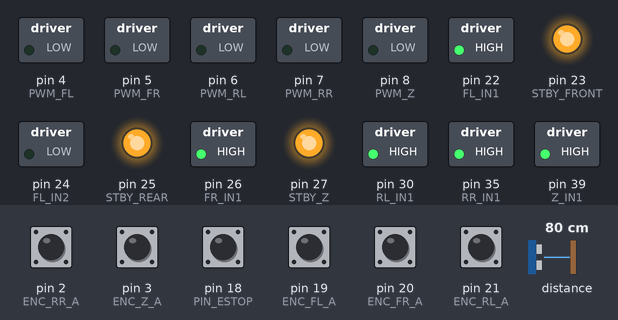
A sketch run on a simulated Arduino Mega 2560, built with avr-gcc and run on an emulated ATmega2560. On the bench: switched loads named in the sketch (green lamp = pin HIGH), output pins drawn as LEDs (lit = HIGH). The inputs (shaded band) are chosen by the test bench; at power-on: pin 2 (ENC_RR_A), pin 3 (ENC_Z_A), pin 18 (PIN_ESTOP), pin 19 (ENC_FL_A), pin 20 (ENC_FR_A), pin 21 (ENC_RL_A) HIGH, distance to the obstacle 80 cm. What the sketch prints to the serial monitor is not drawn.

Above: at 0.1 s.
At 0.7 s:
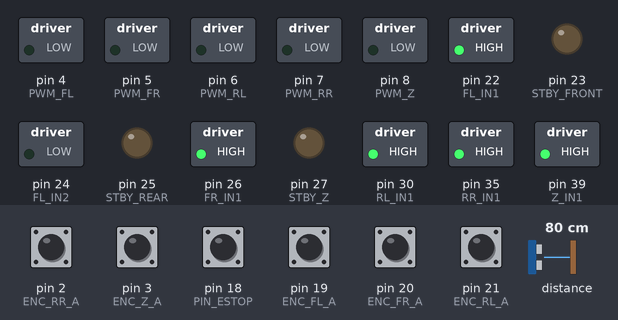
Timing chart, 0 to 2.2 s (numbered marks = the images above):
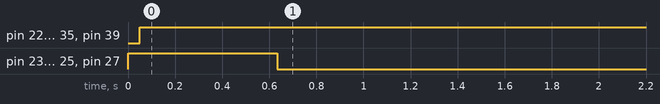

Measured:
- by itself, pin 22 (FL_IN1), pin 26 (FR_IN1), pin 30 (RL_IN1), pin 35 (RR_IN1), pin 39 (Z_IN1): LOW → HIGH at 0.05 s
- by itself, pin 23 (STBY_FRONT), pin 25 (STBY_REAR), pin 27 (STBY_Z): HIGH → LOW at 0.63 s

The sketch:

rover_firmware.ino
```cpp
#include <Wire.h>
#include <Adafruit_VL53L0X.h>

const uint8_t STBY_FRONT = 23;
const uint8_t STBY_REAR = 25;
const uint8_t STBY_Z = 27;

const uint8_t PWM_FL = 4; const uint8_t FL_IN1 = 22; const uint8_t FL_IN2 = 24;
const uint8_t PWM_FR = 5; const uint8_t FR_IN1 = 26; const uint8_t FR_IN2 = 28;
const uint8_t PWM_RL = 6; const uint8_t RL_IN1 = 30; const uint8_t RL_IN2 = 32;
const uint8_t PWM_RR = 7; const uint8_t RR_IN1 = 35; const uint8_t RR_IN2 = 37;
const uint8_t PWM_Z = 8; const uint8_t Z_IN1 = 39; const uint8_t Z_IN2 = 41;

const uint8_t PIN_ESTOP = 18;
const uint8_t ENC_FL_A = 19; const uint8_t ENC_FL_B = 34;
const uint8_t ENC_FR_A = 20; const uint8_t ENC_FR_B = 36;
const uint8_t ENC_RL_A = 21; const uint8_t ENC_RL_B = 38;
const uint8_t ENC_RR_A = 2;  const uint8_t ENC_RR_B = 40;
const uint8_t ENC_Z_A = 3;   const uint8_t ENC_Z_B = 42;

const uint8_t LIMIT_Z_BOTTOM = 44; const uint8_t LIMIT_Z_TOP = 46;

Adafruit_VL53L0X lox = Adafruit_VL53L0X();

volatile long ticks_fl = 0, ticks_fr = 0, ticks_rl = 0, ticks_rr = 0, ticks_z = 0;
volatile bool emergency_stopped = false;
unsigned long last_heartbeat = 0;

float target_v_left = 0.0, target_v_right = 0.0;
long target_z_ticks = 0;

float kp_xy = 1.5, ki_xy = 0.2, kd_xy = 0.1;
long prev_fl = 0, prev_fr = 0, prev_rl = 0, prev_rr = 0;
float sum_fl = 0, sum_fr = 0, sum_rl = 0, sum_rr = 0;
float last_err_fl = 0, last_err_fr = 0, last_err_rl = 0, last_err_rr = 0;

float kp_z = 2.0, kd_z = 0.5;
long last_z_err = 0;

void isr_estop() {
  emergency_stopped = true;
  digitalWrite(STBY_FRONT, LOW); digitalWrite(STBY_REAR, LOW); digitalWrite(STBY_Z, LOW);
}
void isr_fl() { (digitalRead(ENC_FL_B) == HIGH) ? ticks_fl++ : ticks_fl--; }
void isr_fr() { (digitalRead(ENC_FR_B) == HIGH) ? ticks_fr++ : ticks_fr--; }
void isr_rl() { (digitalRead(ENC_RL_B) == HIGH) ? ticks_rl++ : ticks_rl--; }
void isr_rr() { (digitalRead(ENC_RR_B) == HIGH) ? ticks_rr++ : ticks_rr--; }
void isr_z()  { (digitalRead(ENC_Z_B) == HIGH)  ? ticks_z++  : ticks_z--; }

void setup() {
  Serial.begin(115200); Wire.begin();

  pinMode(STBY_FRONT, OUTPUT); pinMode(STBY_REAR, OUTPUT); pinMode(STBY_Z, OUTPUT);
  digitalWrite(STBY_FRONT, HIGH); digitalWrite(STBY_REAR, HIGH); digitalWrite(STBY_Z, HIGH);

  pinMode(PWM_FL, OUTPUT); pinMode(FL_IN1, OUTPUT); pinMode(FL_IN2, OUTPUT);
  pinMode(PWM_FR, OUTPUT); pinMode(FR_IN1, OUTPUT); pinMode(FR_IN2, OUTPUT);
  pinMode(PWM_RL, OUTPUT); pinMode(RL_IN1, OUTPUT); pinMode(RL_IN2, OUTPUT);
  pinMode(PWM_RR, OUTPUT); pinMode(RR_IN1, OUTPUT); pinMode(RR_IN2, OUTPUT);
  pinMode(PWM_Z, OUTPUT);  pinMode(Z_IN1, OUTPUT);  pinMode(Z_IN2, OUTPUT);

  pinMode(ENC_FL_A, INPUT_PULLUP); pinMode(ENC_FL_B, INPUT_PULLUP);
  pinMode(ENC_FR_A, INPUT_PULLUP); pinMode(ENC_FR_B, INPUT_PULLUP);
  pinMode(ENC_RL_A, INPUT_PULLUP); pinMode(ENC_RL_B, INPUT_PULLUP);
  pinMode(ENC_RR_A, INPUT_PULLUP); pinMode(ENC_RR_B, INPUT_PULLUP);
  pinMode(ENC_Z_A, INPUT_PULLUP);  pinMode(ENC_Z_B, INPUT_PULLUP);

  pinMode(LIMIT_Z_BOTTOM, INPUT_PULLUP); pinMode(LIMIT_Z_TOP, INPUT_PULLUP);
  pinMode(PIN_ESTOP, INPUT_PULLUP);

  attachInterrupt(digitalPinToInterrupt(PIN_ESTOP), isr_estop, FALLING);
  attachInterrupt(digitalPinToInterrupt(ENC_FL_A), isr_fl, RISING);
  attachInterrupt(digitalPinToInterrupt(ENC_FR_A), isr_fr, RISING);
  attachInterrupt(digitalPinToInterrupt(ENC_RL_A), isr_rl, RISING);
  attachInterrupt(digitalPinToInterrupt(ENC_RR_A), isr_rr, RISING);
  attachInterrupt(digitalPinToInterrupt(ENC_Z_A), isr_z, RISING);

  if (!lox.begin()) { Serial.println("ERR:VL53L0X_FAIL"); }
  last_heartbeat = millis();
}

void setMotor(uint8_t pwm_pin, uint8_t in1, uint8_t in2, int speed) {
  if (emergency_stopped) speed = 0;
  if (speed >= 0) { digitalWrite(in1, HIGH); digitalWrite(in2, LOW); }
  else { digitalWrite(in1, LOW); digitalWrite(in2, HIGH); }
  analogWrite(pwm_pin, constrain(abs(speed), 0, 255));
}

void loop() {
  if (millis() - last_heartbeat > 600) isr_estop();

  if (Serial.available() > 0) {
    String msg = Serial.readStringUntil('\n');
    msg.trim();
    if (msg.startsWith("CMD:")) {
      last_heartbeat = millis();
      int p1 = msg.indexOf(',');
      int p2 = msg.indexOf(',', p1 + 1);
      target_v_left = msg.substring(4, p1).toFloat();
      target_v_right = msg.substring(p1 + 1, p2).toFloat();
      target_z_ticks = msg.substring(p2 + 1).toInt();
    } else if (msg == "RESET") {
      emergency_stopped = false;
      digitalWrite(STBY_FRONT, HIGH); digitalWrite(STBY_REAR, HIGH); digitalWrite(STBY_Z, HIGH);
      sum_fl = 0; sum_fr = 0; sum_rl = 0; sum_rr = 0;
    }
  }

  static unsigned long last_ctrl = 0;
  if (millis() - last_ctrl >= 50) {
    last_ctrl = millis();

    long v_fl = ticks_fl - prev_fl; prev_fl = ticks_fl;
    long v_fr = ticks_fr - prev_fr; prev_fr = ticks_fr;
    long v_rl = ticks_rl - prev_rl; prev_rl = ticks_rl;
    long v_rr = ticks_rr - prev_rr; prev_rr = ticks_rr;

    float err_fl = target_v_left - v_fl; sum_fl = constrain(sum_fl + err_fl, -100, 100);
    int pwm_fl = (kp_xy * err_fl) + (ki_xy * sum_fl) + (kd_xy * (err_fl - last_err_fl)); last_err_fl = err_fl;

    float err_rl = target_v_left - v_rl; sum_rl = constrain(sum_rl + err_rl, -100, 100);
    int pwm_rl = (kp_xy * err_rl) + (ki_xy * sum_rl) + (kd_xy * (err_rl - last_err_rl)); last_err_rl = err_rl;

    float err_fr = target_v_right - v_fr; sum_fr = constrain(sum_fr + err_fr, -100, 100);
    int pwm_fr = (kp_xy * err_fr) + (ki_xy * sum_fr) + (kd_xy * (err_fr - last_err_fr)); last_err_fr = err_fr;

    float err_rr = target_v_right - v_rr; sum_rr = constrain(sum_rr + err_rr, -100, 100);
    int pwm_rr = (kp_xy * err_rr) + (ki_xy * sum_rr) + (kd_xy * (err_rr - last_err_rr)); last_err_rr = err_rr;

    setMotor(PWM_FL, FL_IN1, FL_IN2, pwm_fl);
    setMotor(PWM_FR, FR_IN1, FR_IN2, pwm_fr);
    setMotor(PWM_RL, RL_IN1, RL_IN2, pwm_rl);
    setMotor(PWM_RR, RR_IN1, RR_IN2, pwm_rr);

    long z_err = target_z_ticks - ticks_z;
    int z_pwm = (kp_z * z_err) + (kd_z * (z_err - last_z_err)); last_z_err = z_err;
    if (z_pwm < 0 && digitalRead(LIMIT_Z_BOTTOM) == LOW) z_pwm = 0;
    if (z_pwm > 0 && digitalRead(LIMIT_Z_TOP) == LOW) z_pwm = 0;
    setMotor(PWM_Z, Z_IN1, Z_IN2, z_pwm);

    VL53L0X_RangingMeasurementData_t measure; lox.rangingTest(&measure, false);
    int tof_mm = (measure.RangeStatus != 4) ? measure.RangeMilliMeter : -1;
    long avg_l_ticks = (ticks_fl + ticks_rl) / 2;
    long avg_r_ticks = (ticks_fr + ticks_rr) / 2;

    Serial.print("DATA:");
    Serial.print(avg_l_ticks); Serial.print(",");
    Serial.print(avg_r_ticks); Serial.print(",");
    Serial.print(ticks_z); Serial.print(",");
    Serial.print(tof_mm); Serial.print(",");
    Serial.println(emergency_stopped ? 1 : 0);
  }
}
```
